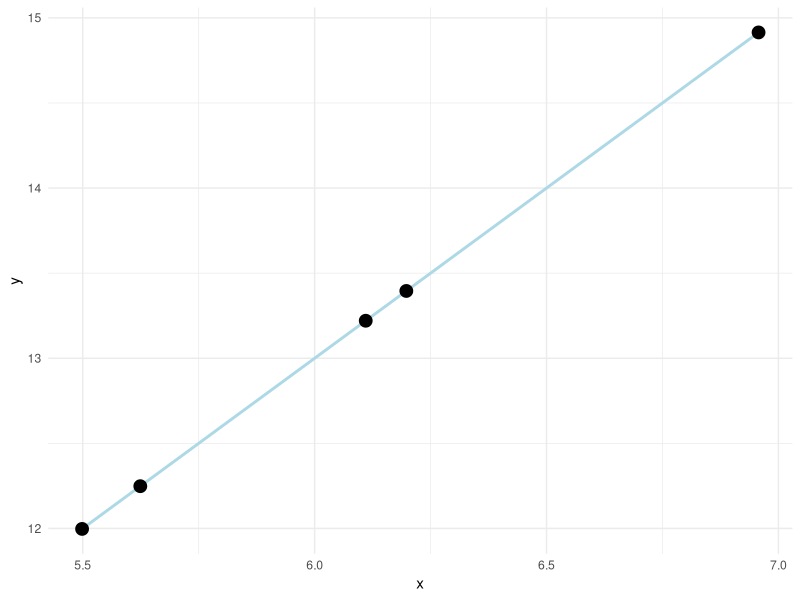
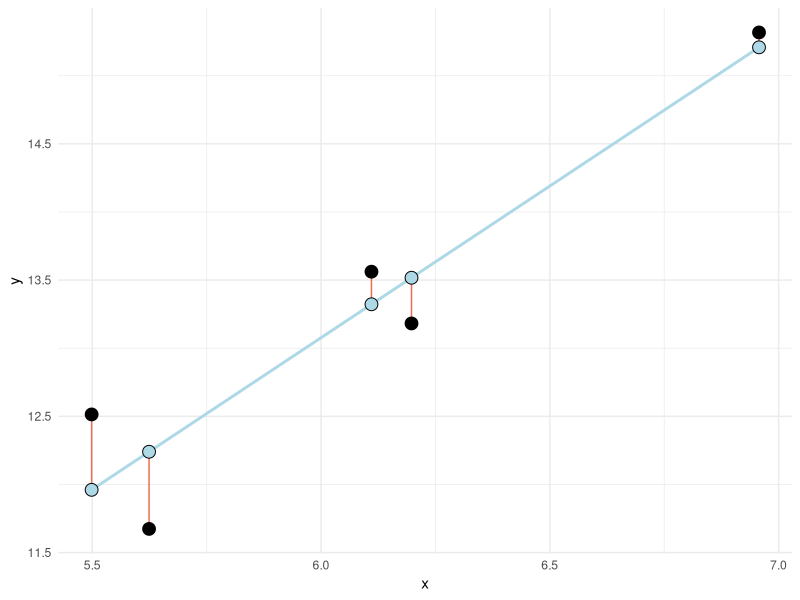
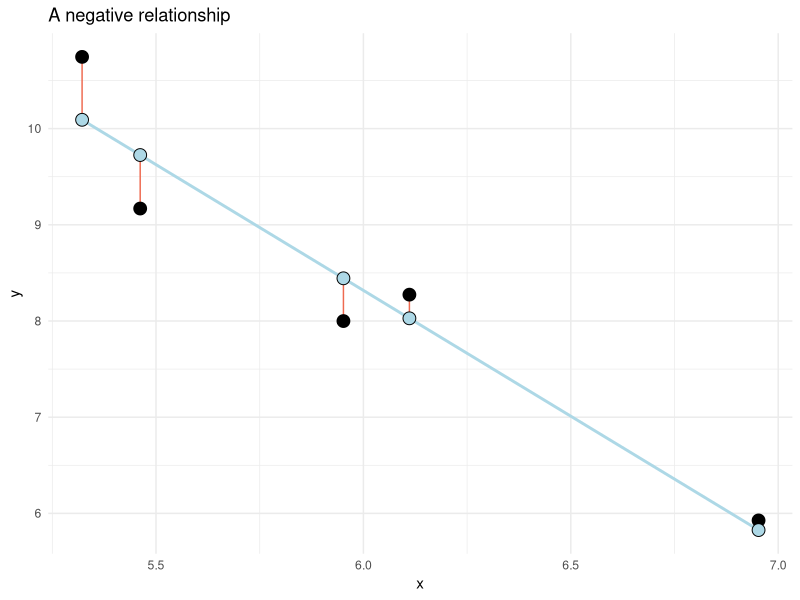
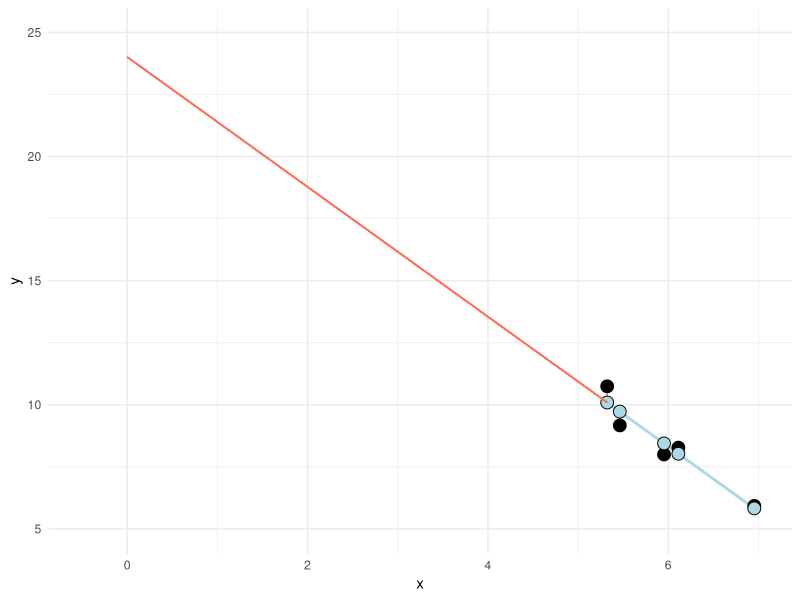

Here is the R script that generated these plots, in order: (Note: this script raises an error after producing the figures.)
## ---- chunk 1
knitr::opts_chunk$set(echo = TRUE, warning = FALSE, message = FALSE)
## ---- chunk 2
library(tidyverse)
set.seed(1)
x <- rnorm(5, 6, 0.6)

y <- 1 + 2*x

ggplot(data.frame(x = x, y = y), aes(x, y)) + 
        geom_smooth(method = "lm", se = FALSE, color = "lightblue") +
        geom_point(size = 4)  + theme_minimal()

## ---- chunk 3
library(tidyverse)
set.seed(1)
x <- rnorm(5, 6, 0.6)

error <- rnorm(5, 0, 0.7)

y2 <- 1 + 2*x + error

mod <- lm(y2 ~ x)

pred <- predict(mod)
resid <- resid(mod)

ggplot(data.frame(x = x, y = y2, error = error,resid = resid, pred = pred), aes(x, y)) + 
        geom_segment(aes(x = x, xend = x,  y = pred + resid, yend = pred), color = "coral2") +
        geom_smooth(method = "lm", se = FALSE, color = "lightblue") +
        geom_point(size = 4)  +
        geom_point(aes(x, pred), fill = "lightblue", size = 4, shape = 21) +
        theme_minimal() +
        labs(y = "y", x = "x") 
        
## ---- chunk 4
library(tidyverse)
set.seed(2)
x <- rnorm(5, 6, 0.6)

error <- rnorm(5, 0, 0.7)

y2 <- 20 + (-2*x) + error

mod <- lm(y2 ~ x)

pred <- predict(mod)
resid <- resid(mod)

ggplot(data.frame(x = x, y = y2, error = error,resid = resid, pred = pred), aes(x, y)) + 
        geom_segment(aes(x = x, xend = x,  y = pred + resid, yend = pred), color = "coral2") +
        geom_smooth(method = "lm", se = FALSE, color = "lightblue") +
        geom_point(size = 4)  +
        geom_point(aes(x, pred), fill = "lightblue", size = 4, shape = 21) +
        theme_minimal() +
        labs(y = "y", x = "x", title = "A negative relationship") 
        
## ---- chunk 5

df <- data.frame(x = c(5.461851, 6.110910, 6.952707, 5.321775, 5.951849),
                 y = c(9.168992,  8.273749,  5.926797, 10.745583,  7.999151))

fit <- lm(y ~ x, data = df)

summary(fit)

## ---- chunk 6
library(tidyverse)

df <- data.frame(x = c(5.461851, 6.110910, 6.952707, 5.321775, 5.951849),
                 y = c(9.168992,  8.273749,  5.926797, 10.745583,  7.999151))

mod <- lm(y ~ x, data = df)

pred <- predict(mod)
resid <- resid(mod)

ggplot(data.frame(x = x, y = y2, error = error,resid = resid, pred = pred), aes(x, y)) + 
        geom_segment(aes(x = x, xend = x,  y = pred + resid, yend = pred), color = "coral2") +
        geom_smooth(method = "lm", se = FALSE, color = "lightblue") +
        geom_point(size = 4)  +
        geom_point(aes(x, pred), fill = "lightblue", size = 4, shape = 21) +
        theme_minimal() +
        geom_segment(aes(x = min(df$x), xend = 0, y = max(pred), yend = coef(mod)[1]), color = "coral1") +
        scale_x_continuous(limits = c(-0.5, 7)) +
        scale_y_continuous(limits = c(5, 25)) +
        labs(y = "y", x = "x") 
        
## ---- chunk 7
library(tidyverse)

cyc_select <-  cyclingstudy %>%
        filter(timepoint == "pre") %>%
        select(subject, group, VO2.max, height.T1) 

m1 <- lm(VO2.max ~ height.T1, data = cyc_select)

## ---- chunk 8
library(knitr); library(broom)

tidy(m1) %>%
        kable(col.names = c("", "Estimate", "SE", "t-statistic", "p-value"), 
              digits = c(NA, 1, 1, 2, 3))

## ---- chunk 9


cyclingStudy_reduced <- cyclingstudy %>%
        filter(timepoint == "pre", 
               subject != 5) %>%
        select(subject, group, VO2.max, height.T1) 

m1_reduced <- lm(VO2.max ~ height.T1, data = cyclingStudy_reduced)


delta_beta <- 100 * (coef(m1_reduced)[2]/coef(m1)[2] - 1)


## ---- chunk 10
par(mfrow = c(2, 2))

plot(m1)

par(mfrow = c(1, 1))
